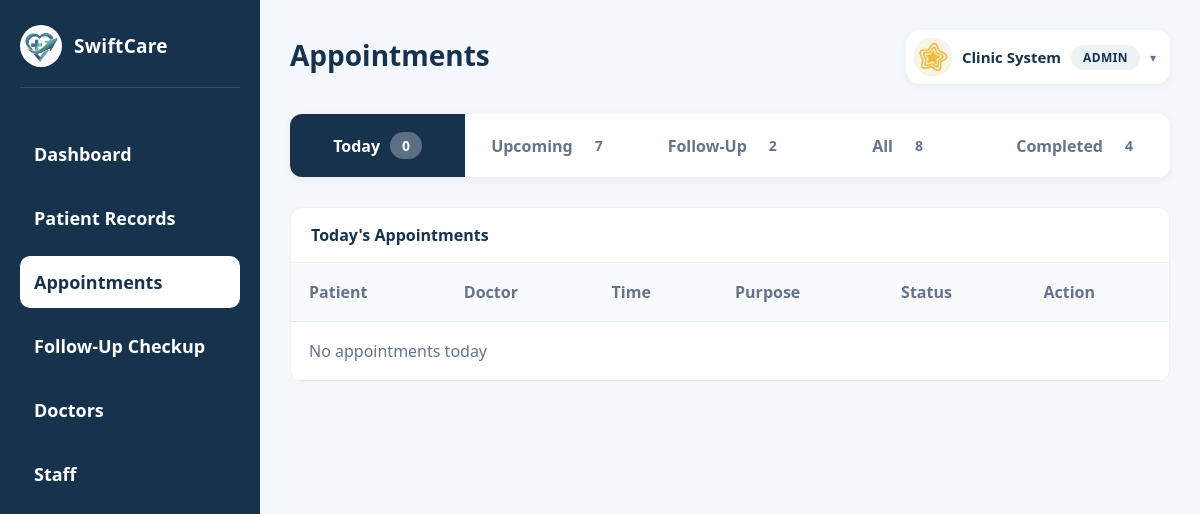
/view/admin/admin_appointments.php (signed in), run on an earlier commit of the app's database.
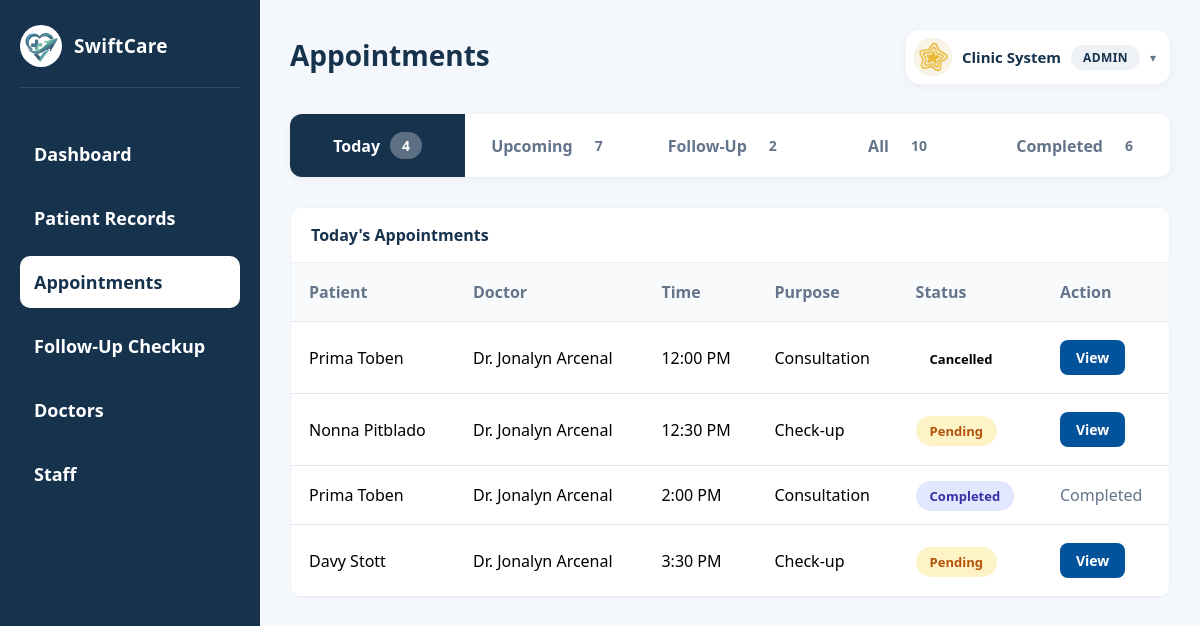
And on a later commit of the database.
### tables this page shows
CREATE TABLE `users` (
  `id` int(11) NOT NULL,
  `role` enum('admin','doctor','patient') NOT NULL,
  `first_name` varchar(100) NOT NULL,
  `last_name` varchar(100) NOT NULL,
  `email` varchar(100) NOT NULL,
  `username` varchar(100) DEFAULT NULL,
  `license_number` varchar(50) DEFAULT NULL,
  `schedule_days` varchar(200) DEFAULT NULL,
  `schedule_time_start` varchar(20) DEFAULT NULL,
  `schedule_time_end` varchar(20) DEFAULT NULL,
  `profile_photo` varchar(255) DEFAULT NULL,
  `password` varchar(255) NOT NULL,
  `created_at` timestamp NOT NULL DEFAULT current_timestamp()
);

CREATE TABLE `appointments` (
  `id` int(11) NOT NULL,
  `patient_id` int(11) NOT NULL,
  `doctor_id` int(11) NOT NULL,
  `appointment_date` date NOT NULL,
  `appointment_time` varchar(20) NOT NULL,
  `purpose` text DEFAULT NULL,
  `complaint` varchar(150) DEFAULT NULL,
  `consultation_type` enum('Online','In Person') NOT NULL DEFAULT 'In Person',
  `status` enum('pending','confirmed','completed','cancelled','missed') DEFAULT 'pending',
  `created_at` timestamp NOT NULL DEFAULT current_timestamp(),
  `admin_checked` tinyint(1) DEFAULT 0
);

### model/User.php (called while the page is built, shortened)
<?php
class User {
    private $conn;
    function __construct($db){
        $this->conn = $db;
    }
    function getUserById($id){
        $query = "SELECT * FROM users WHERE id = :id";
        $stmt = $this->conn->prepare($query);
        $stmt->bindParam(":id", $id);
        $stmt->execute();
        return $stmt->fetch(PDO::FETCH_ASSOC);
    }
}

### model/Appointment.php (called while the page is built, shortened)
<?php
class Appointment {
    private $conn;
    function __construct($db){
        $this->conn = $db;
    }
    function getTodayAppointments(){
        $query = "SELECT a.*,
                  CONCAT(p.first_name, ' ', p.last_name) as patient_name,
                  CONCAT(d.first_name, ' ', d.last_name) as doctor_name
                  FROM appointments a
                  LEFT JOIN patients p ON a.patient_id = p.id
                  LEFT JOIN users d ON a.doctor_id = d.id
                  WHERE DATE(a.appointment_date) = DATE(NOW())
                  ORDER BY a.appointment_time ASC";
        $stmt = $this->conn->prepare($query);
        $stmt->execute();
        return $stmt;
    }
    function getFollowUpAppointments(){
        $query = "SELECT a.*,
                  CONCAT(p.first_name, ' ', p.last_name) as patient_name,
                  CONCAT(d.first_name, ' ', d.last_name) as doctor_name
                  FROM appointments a
                  LEFT JOIN patients p ON a.patient_id = p.id
                  LEFT JOIN users d ON a.doctor_id = d.id
                  WHERE a.purpose = 'Follow-up' AND a.status = 'pending' AND DATE(a.appointment_date) >= DATE(NOW())
                  ORDER BY a.appointment_date ASC";
        $stmt = $this->conn->prepare($query);
        $stmt->execute();
        return $stmt;
    }
    function getUpcomingOnlyAppointments(){
        $query = "SELECT a.*,
                  CONCAT(p.first_name, ' ', p.last_name) as patient_name,
                  CONCAT(d.first_name, ' ', d.last_name) as doctor_name
                  FROM appointments a
                  LEFT JOIN patients p ON a.patient_id = p.id
                  LEFT JOIN users d ON a.doctor_id = d.id
                  WHERE DATE(a.appointment_date) > CURDATE() AND a.status = 'pending'
                  ORDER BY a.appointment_date ASC, a.appointment_time ASC";
        $stmt = $this->conn->prepare($query);
        $stmt->execute();
        return $stmt;
    }
    function getAllTodayAndFuture(){
        $query = "SELECT a.*,
                  CONCAT(p.first_name, ' ', p.last_name) as patient_name,
                  CONCAT(d.first_name, ' ', d.last_name) as doctor_name
                  FROM appointments a
                  LEFT JOIN patients p ON a.patient_id = p.id
                  LEFT JOIN users d ON a.doctor_id = d.id
                  WHERE a.status IN ('pending', 'missed')
                  ORDER BY a.appointment_date ASC, a.appointment_time ASC";
        $stmt = $this->conn->prepare($query);
        $stmt->execute();
        return $stmt;
    }
    function getCompletedAppointments(){
        $query = "SELECT a.*,
                  CONCAT(p.first_name, ' ', p.last_name) as patient_name,
                  CONCAT(d.first_name, ' ', d.last_name) as doctor_name
                  FROM appointments a
                  LEFT JOIN patients p ON a.patient_id = p.id
                  LEFT JOIN users d ON a.doctor_id = d.id
                  WHERE a.status = 'completed'
                  ORDER BY a.appointment_date DESC";
        $stmt = $this->conn->prepare($query);
        $stmt->execute();
        return $stmt;
    }
}

### view/admin/admin_appointments.php (the view, shortened to what this page needs)
<?php
require_once 'C:\xampp\htdocs\clinic1\model\User.php';
require_once 'C:\xampp\htdocs\clinic1\model\Appointment.php';
$database = new Database();
$conn = $database->connect();
$user = new User($conn);
$appointment = new Appointment($conn);
$user_info = $user->getUserById($_SESSION['user_id']);
$appointment->markMissedAppointments();
$today_appointments    = $appointment->getTodayAppointments();
$upcoming_appointments = $appointment->getUpcomingOnlyAppointments();
$followup_appointments = $appointment->getFollowUpAppointments();
$all_appointments      = $appointment->getAllTodayAndFuture();
$completed_appointments = $appointment->getCompletedAppointments();
?>
<!DOCTYPE html>
<html lang="en">
<head>
    <link rel="stylesheet" href="../css/admin_dashboard.css">
    <link rel="stylesheet" href="../css/admin.css">
</head>
<body>
<div class="dashboard-container">
    <aside class="sidebar">
        <div class="sidebar-top">
            <img src="http://localhost/clinic1/img/logo.png" class="sidebar-logo">
            <div class="sidebar-clinic-name">
                <h2>SwiftCare</h2>
            </div>
        </div>
        <nav class="sidebar-menu">
            <a href="http://localhost/clinic1/view/admin/admin_dashboard.php" class="menu-item">Dashboard</a>
            <a href="http://localhost/clinic1/view/admin/admin_patientRecord.php" class="menu-item">Patient Records</a>
            <a href="http://localhost/clinic1/view/admin/admin_appointments.php" class="menu-item active">Appointments</a>
            <a href="http://localhost/clinic1/view/admin/admin_followup.php" class="menu-item">Follow-Up Checkup</a>
            <a href="http://localhost/clinic1/view/admin/admin_doctors.php" class="menu-item">Doctors</a>
            <a href="http://localhost/clinic1/view/admin/admin_staff.php" class="menu-item">Staff</a>
        </nav>
    </aside>
    <main class="main-content">
        <header class="topbar">
            <div class="topbar-left">
                <div class="clinic-text">
                    <h1>Appointments</h1>
                </div>
            </div>
            <div class="user-menu">
                <button type="button" class="user-menu-toggle" onclick="toggleUserMenu(this)">
                    <?php if(!empty($user_info['profile_photo'])): ?>
                    <img src="../../uploads/<?php echo $user_info['profile_photo']; ?>" class="user-avatar" style="object-fit: cover;">
                    <?php else: ?>
                    <div class="user-avatar"></div>
                    <?php endif; ?>
                    <span class="user-name"><?php echo $_SESSION['name']; ?></span>
                    <span class="user-role-badge">Admin</span>
                    <span class="dropdown-arrow">&#9662;</span>
                </button>
            </div>
        </header>
        <div class="tabs-container">
            <button class="tab-btn active" onclick="showTab('today')" id="tab-today">
                Today <span class="tab-count"><?php echo $today_appointments->rowCount(); ?></span>
            </button>
            <button class="tab-btn" onclick="showTab('upcoming')" id="tab-upcoming">
                Upcoming <span class="tab-count"><?php echo $upcoming_appointments->rowCount(); ?></span>
            </button>
            <button class="tab-btn" onclick="showTab('followup')" id="tab-followup">
                Follow-Up <span class="tab-count"><?php echo $followup_appointments->rowCount(); ?></span>
            </button>
            <button class="tab-btn" onclick="showTab('all')" id="tab-all">
                All <span class="tab-count"><?php echo $all_appointments->rowCount(); ?></span>
            </button>
            <button class="tab-btn" onclick="showTab('completed')" id="tab-completed">
                Completed <span class="tab-count"><?php echo $completed_appointments->rowCount(); ?></span>
            </button>
        </div>
        <div id="today-section" class="tab-content show">
            <section class="table-section">
                <div class="section-header">Today's Appointments</div>
                <table class="appointment-table">
                    <thead><tr><th>Patient</th><th>Doctor</th><th>Time</th><th>Purpose</th><th>Status</th><th>Action</th></tr></thead>
                    <tbody>
                        <?php if ($today_appointments->rowCount() > 0): ?>
                            <?php while ($row = $today_appointments->fetch(PDO::FETCH_ASSOC)): ?>
                            <tr>
                                <td><?php echo $row['patient_name']; ?></td>
                                <td>Dr. <?php echo $row['doctor_name']; ?></td>
                                <td><?php echo $row['appointment_time']; ?></td>
                                <td><?php echo $row['purpose']; ?></td>
                                <td><span class="status <?php echo $row['status']; ?>"><?php echo ucfirst($row['status']); ?></span></td>
                                <td>
                                    <?php if($row['status'] == 'completed'): ?>
                                        <span style="color:#64748b;">Completed</span>
                                    <?php elseif($row['purpose'] == 'Follow-up'): ?>
                                        <a href="http://localhost/clinic1/view/admin/view_appointment_followup.php?id=<?php echo $row['id']; ?>" class="action-btn view-btn">View</a>
                                    <?php else: ?>
                                        <a href="http://localhost/clinic1/view/admin/view_appointment.php?id=<?php echo $row['id']; ?>" class="action-btn view-btn">View</a>
                                    <?php endif; ?>
                                </td>
                            </tr>
                            <?php endwhile; ?>
                        <?php else: ?>
                            <tr><td colspan="6" class="empty-row">No appointments today</td></tr>
                        <?php endif; ?>
                    </tbody>
                </table>
            </section>
        </div>
    </main>
</div>
</body>
</html>

### view/css/admin_dashboard.css (style rules this page uses)
* { margin:0; padding:0; box-sizing:border-box; font-family:"Segoe UI", sans-serif; }
body { background:#f4f7fb; }
.dashboard-container { display:flex; min-height:100vh; }
.sidebar { width:260px; background:#17324d; color:white; padding:25px 20px; }
.sidebar-top { display:flex; align-items:center; gap:12px; text-align:left; padding-bottom:20px; border-bottom:1px solid rgba(255,255,255,0.12); }
.sidebar-logo { width:42px; height:42px; object-fit:cover; border-radius:50%; background:white; padding:3px; flex-shrink:0; }
.sidebar-clinic-name h2 { font-size:19px; font-weight:700; letter-spacing:0.3px; }
.sidebar-menu { margin-top:40px; display:flex; flex-direction:column; gap:12px; }
.menu-item { text-decoration:none; color:white; padding:14px; border-radius:10px; transition:0.3s; display:block; border:none; background:none; width:100%; text-align:left; cursor:pointer; font-size:18px; font-weight:600; }
.active { background:white; color:#17324d; font-weight:bold; }
.main-content { flex:1; padding:30px; }
.topbar { display:flex; justify-content:space-between; align-items:center; margin-bottom:30px; }
.topbar-left { display:flex; align-items:center; gap:15px; }
.clinic-text h1 { font-size:28px; color:#17324d; margin-bottom:4px; }
.user-menu { position:relative; }
.user-menu-toggle { display:flex; align-items:center; gap:10px; background:white; border:none; padding:8px 14px 8px 8px; border-radius:14px; cursor:pointer; box-shadow: 0 2px 10px rgba(0,0,0,0.05); font-family:inherit; }
.user-avatar { width:38px; height:38px; border-radius:50%; background:#d9d9d9; flex-shrink:0; }
.user-name { font-weight:600; color:#17324d; font-size:15px; }
.user-role-badge { background:#eef2f7; color:#17324d; padding:4px 12px; border-radius:20px; font-size:12px; font-weight:700; text-transform:uppercase; letter-spacing:0.4px; }
.dropdown-arrow { color:#64748b; font-size:12px; transition:transform 0.2s ease; }
.table-section { background:white; border-radius:12px; overflow:hidden; border:1px solid #eef1f5; }
.section-header { background:#ffffff; color:#17324d; padding:16px 20px; font-size:16px; font-weight:700; border-bottom:1px solid #eef1f5; }
.appointment-table { width:100%; border-collapse:collapse; }
.appointment-table th, .appointment-table td { padding:18px; border-bottom:1px solid #e2e8f0; text-align:left; }
.appointment-table th { background:#f8fafc; color:#64748b; }
.status { padding:6px 14px; border-radius:20px; font-size:13px; font-weight:bold; }
.pending { background:#fef3c7; color:#b45309; }

### view/css/admin.css (style rules this page uses)
.action-btn { padding: 8px 14px; border-radius: 8px; font-weight: 600; font-size: 13px; transition: 0.3s; border: none; cursor: pointer; margin-right: 5px; text-decoration: none; }
.view-btn { background: #17324d; color: white; }
* { margin: 0; padding: 0; box-sizing: border-box; font-family: "Segoe UI", sans-serif; }
.tabs-container { display: flex; gap: 0; margin-bottom: 30px; background: white; border-radius: 12px; overflow: hidden; box-shadow: 0 2px 10px rgba(0,0,0,0.05); }
.tab-btn { flex: 1; padding: 18px 25px; border: none; background: white; color: #64748b; font-size: 16px; font-weight: 600; cursor: pointer; transition: 0.3s; display: flex; align-items: center; justify-content: center; gap: 10px; }
.tab-btn.active { background: #17324d; color: white; }
.tab-count { background: rgba(255,255,255,0.2); padding: 4px 12px; border-radius: 20px; font-size: 14px; }
.tab-content { display: none; }
.tab-content.show { display: block; animation: fadeIn 0.3s; }
.action-btn { padding: 8px 16px; border-radius: 8px; font-size: 14px; font-weight: 600; text-decoration: none; display: inline-block; }
.view-btn { background: #02529c; color: white; }
.status { padding: 6px 14px; border-radius: 20px; font-size: 13px; font-weight: bold; }
.pending { background: #fef3c7; color: #b45309; }
.completed { background: #e0e7ff; color: #3730a3; }
.tab-btn.active .tab-count { background: rgba(255,255,255,0.3); }
.tab-content.show { display: block; }
.empty-row { text-align: center; color: #64748b; }

What changed in the data, as far as the page shows it:
added appointments: patient_name "Prima Toben", doctor_name "Jonalyn Arcenal", appointment_time "12:00 PM", purpose "Consultation", status "Cancelled"
now on this page (row edited): appointments: patient_name "Nonna Pitblado", doctor_name "Jonalyn Arcenal", appointment_time "12:30 PM", purpose "Check-up", status "Pending"
added appointments: patient_name "Prima Toben", doctor_name "Jonalyn Arcenal", appointment_time "2:00 PM", purpose "Consultation", status "Completed"
added appointments: patient_name "Davy Stott", doctor_name "Jonalyn Arcenal", appointment_time "3:30 PM", purpose "Check-up", status "Pending"
Also different on the page:
$today_appointments->rowCount(): "0" → "4"
$all_appointments->rowCount(): "8" → "10"
$completed_appointments->rowCount(): "4" → "6"
text no longer shown: "No appointments today"
